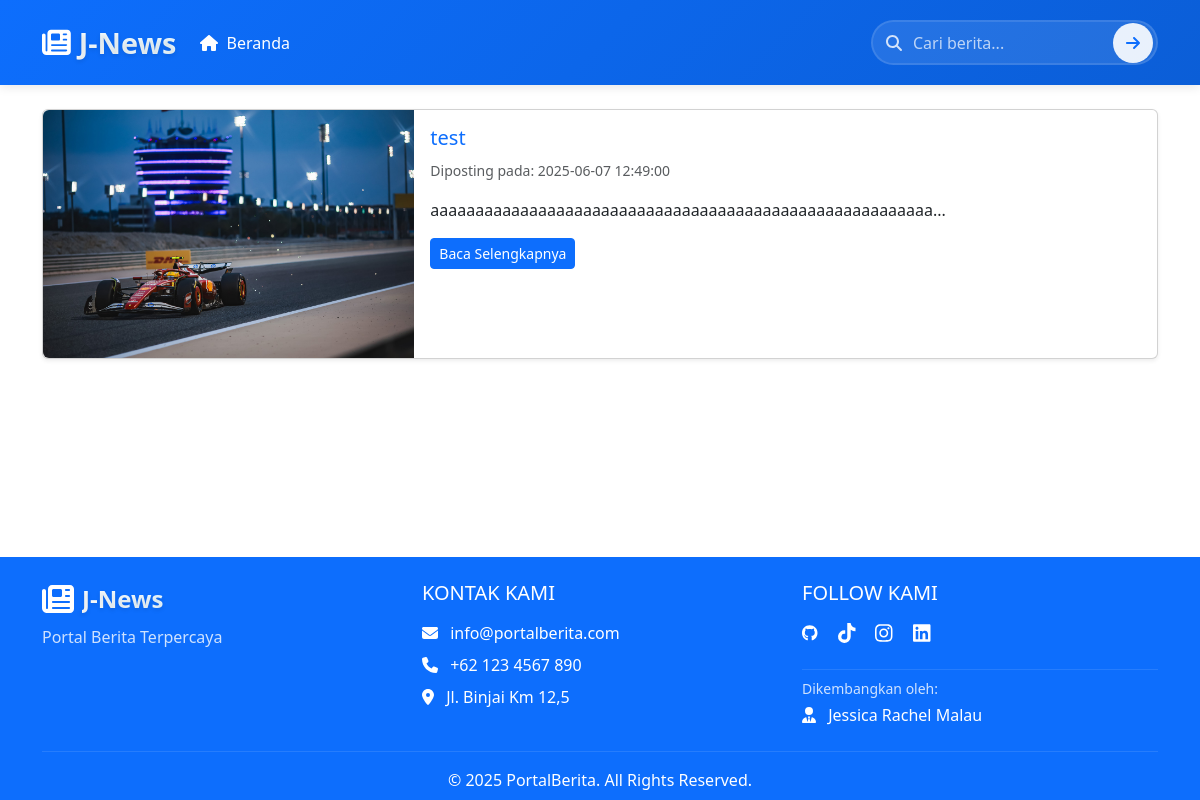
The app's page /kategori.php?id=5 with its own data.
### tables this page shows
CREATE TABLE `berita` (
  `id` int NOT NULL,
  `judul` varchar(255) DEFAULT NULL,
  `slug` varchar(255) DEFAULT NULL,
  `isi` text,
  `gambar` varchar(255) DEFAULT NULL,
  `tanggal` datetime DEFAULT NULL,
  `id_kategori` int DEFAULT NULL
);

### kategori.php (the view)
<?php include 'inc/header.php'; include 'db/config.php'; ?>
<div class="container mt-4">
<?php
$id = $_GET['id'];
$sql = $conn->query("SELECT * FROM berita WHERE id_kategori=$id ORDER BY tanggal DESC");
if ($sql->num_rows > 0) {
  while($b = $sql->fetch_assoc()) {
    echo "<div class='card mb-4 shadow-sm'>
            <div class='row g-0'>
              <div class='col-md-4'>
                <img src='uploads/{$b['gambar']}' class='img-fluid rounded-start' alt='...' style='object-fit: cover; height: 100%; width: 100%;'>
              </div>
              <div class='col-md-8'>
                <div class='card-body'>
                  <h5 class='card-title'><a href='detail.php?slug={$b['slug']}' class='text-decoration-none'>{$b['judul']}</a></h5>
                  <p class='card-text'><small class='text-muted'>Diposting pada: {$b['tanggal']}</small></p>
                  <p class='card-text'>".substr(strip_tags($b['isi']), 0, 150)."...</p>
                  <a href='detail.php?slug={$b['slug']}' class='btn btn-primary btn-sm'>Baca Selengkapnya</a>
                </div>
              </div>
            </div>
          </div>";
  }
} else {
  echo "<div class='alert alert-warning'>Tidak ada berita dalam kategori ini.</div>";
}
?>
</div>
<?php include 'inc/footer.php'; ?>

### records on screen
berita: gambar (picture), judul "test", tanggal "2025-06-07 12:49:00", isi "aaaaaaaaaaaaaaaaaaaaaaaaaaaaaaaaaaaaaaaaaaaaaaaaaaaaaaaa"
